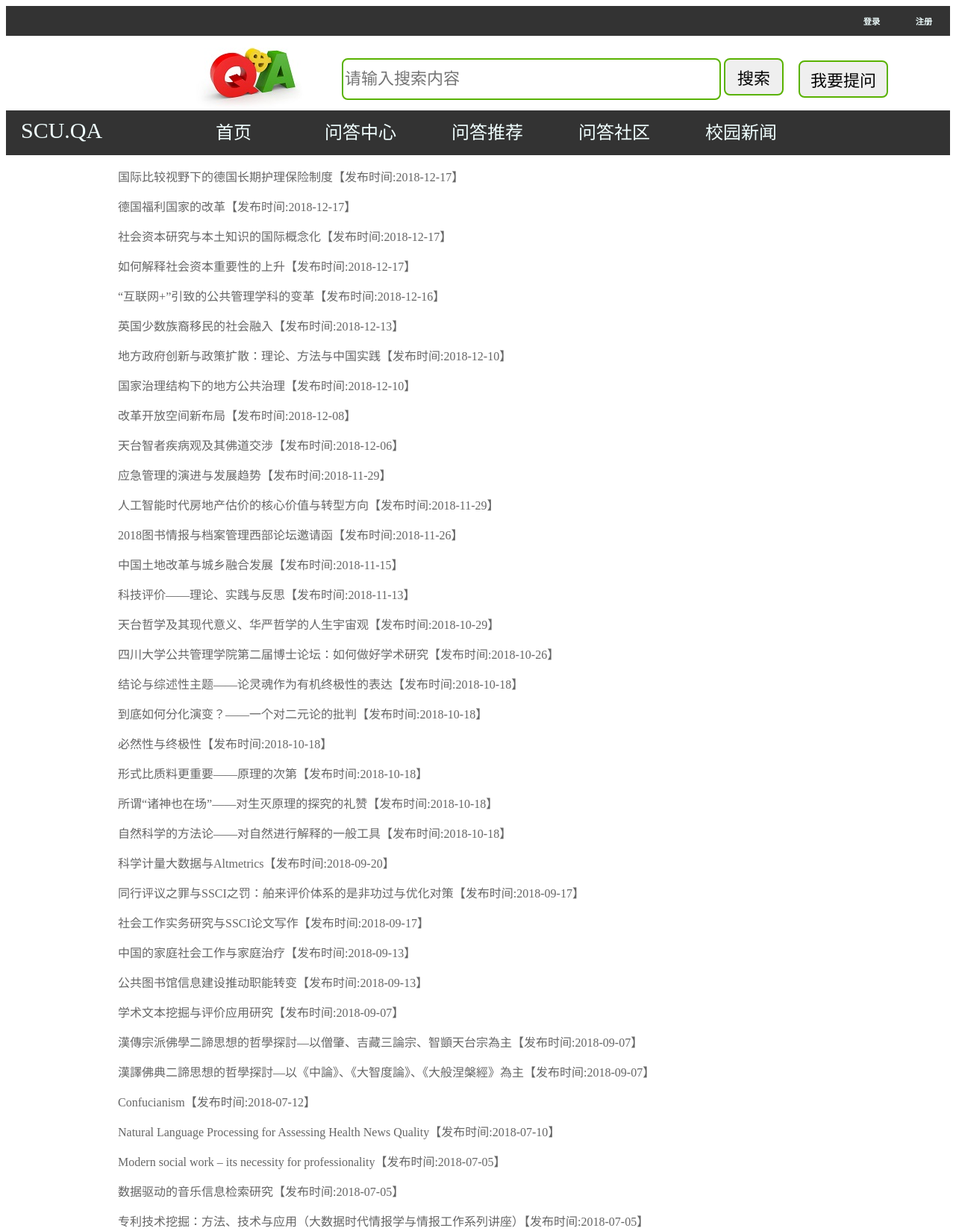
Page /xy_news/ (upper part) on the committed database.
### QA/models.py (models this page shows)
class XyNews(models.Model):
    Xy_news = models.CharField(max_length=150)
    Xy_link = models.CharField(max_length=150)
    Xy_content = models.CharField(max_length=1000)
    Xy_post_time = models.CharField(blank=True,null=True,max_length=128)

### QA/views.py (the view)
# urls.py: path('xy_news/', views.xy_news),
def xy_news(request):
    latest_news = models.XyNews.objects.all()
    if not latest_news:
        for i in range(1,5):
            url="http://ggglxy.scu.edu.cn/index.php?c=article&a=type&tid=77&page="+str(i)
            xy_data = requests.get(url).content.decode('utf-8')
            soup1 = BeautifulSoup(xy_data, "html.parser")
            xy_new = soup1.find_all('ul', class_='zy_listul')
            xy_news_list=xy_new[0].select('a')
            for new in xy_news_list:
                title = new.get_text()
                link = "http://ggglxy.scu.edu.cn"+ new.get("href")
                content_data = requests.get(link).content.decode('utf-8')
                soup2 = BeautifulSoup(content_data, "html.parser")
                pre_content = soup2.find_all('div', class_='detail_zy_c pb30 mb30')
                content = pre_content[0]
                content = str(content)  # 将列表内容转化为字符串
                print(type(content))
                post_time1 = soup2.find_all('div', class_='detail_zy_title')
                post_time2 = post_time1[0].select('p')
                post_time = post_time2[0].get_text()
                XyNews.objects.create(Xy_news=title,Xy_link=link,Xy_content=content,Xy_post_time=post_time)
        xy_news = models.XyNews.objects.all().order_by('-Xy_post_time')
        return render(request, 'XyNews.html', locals())
    else:
        xy_news = models.XyNews.objects.all()
        return render(request, 'XyNews.html', locals())

### QA/templates/XyNews.html (shortened to what this page needs)
{% extends "base.html" %}
{% load staticfiles %}
{% block css %}
    <link rel="stylesheet" type="text/css" href="{% static 'css/base.css' %}" >
{% endblock %}
{% block content %}
     {% for new in xy_news %}
       <p style="margin-left: 150px"><a style="text-decoration: none;color: #666" href="/xy-news-{{ new.id }}/detail/">{{ new.Xy_news}}【{{ new.Xy_post_time }}】</a></p>
    {% endfor %}
{% endblock %}

### rows in the picture
XyNews: Xy_news "国际比较视野下的德国长期护理保险制度", Xy_post_time "发布时间:2018-12-17"
XyNews: Xy_news "德国福利国家的改革", Xy_post_time "发布时间:2018-12-17"
XyNews: Xy_news "社会资本研究与本土知识的国际概念化", Xy_post_time "发布时间:2018-12-17"
XyNews: Xy_news "如何解释社会资本重要性的上升", Xy_post_time "发布时间:2018-12-17"
XyNews: Xy_news "“互联网+”引致的公共管理学科的变革", Xy_post_time "发布时间:2018-12-16"
XyNews: Xy_news "英国少数族裔移民的社会融入", Xy_post_time "发布时间:2018-12-13"
XyNews: Xy_news "地方政府创新与政策扩散：理论、方法与中国实践", Xy_post_time "发布时间:2018-12-10"
XyNews: Xy_news "国家治理结构下的地方公共治理", Xy_post_time "发布时间:2018-12-10"
XyNews: Xy_news "改革开放空间新布局", Xy_post_time "发布时间:2018-12-08"
XyNews: Xy_news "天台智者疾病观及其佛道交涉", Xy_post_time "发布时间:2018-12-06"
XyNews: Xy_news "应急管理的演进与发展趋势", Xy_post_time "发布时间:2018-11-29"
XyNews: Xy_news "人工智能时代房地产估价的核心价值与转型方向", Xy_post_time "发布时间:2018-11-29"
XyNews: Xy_news "2018图书情报与档案管理西部论坛邀请函", Xy_post_time "发布时间:2018-11-26"
XyNews: Xy_news "中国土地改革与城乡融合发展", Xy_post_time "发布时间:2018-11-15"
XyNews: Xy_news "科技评价——理论、实践与反思", Xy_post_time "发布时间:2018-11-13"
XyNews: Xy_news "天台哲学及其现代意义、华严哲学的人生宇宙观", Xy_post_time "发布时间:2018-10-29"
XyNews: Xy_news "四川大学公共管理学院第二届博士论坛：如何做好学术研究", Xy_post_time "发布时间:2018-10-26"
XyNews: Xy_news "结论与综述性主题——论灵魂作为有机终极性的表达", Xy_post_time "发布时间:2018-10-18"
XyNews: Xy_news "到底如何分化演变？——一个对二元论的批判", Xy_post_time "发布时间:2018-10-18"
XyNews: Xy_news "必然性与终极性", Xy_post_time "发布时间:2018-10-18"
XyNews: Xy_news "形式比质料更重要——原理的次第", Xy_post_time "发布时间:2018-10-18"
XyNews: Xy_news "所谓“诸神也在场”——对生灭原理的探究的礼赞", Xy_post_time "发布时间:2018-10-18"
XyNews: Xy_news "自然科学的方法论——对自然进行解释的一般工具", Xy_post_time "发布时间:2018-10-18"
XyNews: Xy_news "科学计量大数据与Altmetrics", Xy_post_time "发布时间:2018-09-20"
XyNews: Xy_news "同行评议之罪与SSCI之罚：舶来评价体系的是非功过与优化对策", Xy_post_time "发布时间:2018-09-17"
XyNews: Xy_news "社会工作实务研究与SSCI论文写作", Xy_post_time "发布时间:2018-09-17"
XyNews: Xy_news "中国的家庭社会工作与家庭治疗", Xy_post_time "发布时间:2018-09-13"
XyNews: Xy_news "公共图书馆信息建设推动职能转变", Xy_post_time "发布时间:2018-09-13"
XyNews: Xy_news "学术文本挖掘与评价应用研究", Xy_post_time "发布时间:2018-09-07"
XyNews: Xy_news "漢傳宗派佛學二諦思想的哲學探討—以僧肇、吉藏三論宗、智顗天台宗為主", Xy_post_time "发布时间:2018-09-07"
XyNews: Xy_news "漢譯佛典二諦思想的哲學探討—以《中論》、《大智度論》、《大般涅槃經》為主", Xy_post_time "发布时间:2018-09-07"
XyNews: Xy_news "Confucianism", Xy_post_time "发布时间:2018-07-12"
XyNews: Xy_news "Natural Language Processing for Assessing Health News Quality", Xy_post_time "发布时间:2018-07-10"
XyNews: Xy_news "Modern social work – its necessity for professionality", Xy_post_time "发布时间:2018-07-05"
XyNews: Xy_news "数据驱动的音乐信息检索研究", Xy_post_time "发布时间:2018-07-05"
XyNews: Xy_news "专利技术挖掘：方法、技术与应用（大数据时代情报学与情报工作系列讲座）", Xy_post_time "发布时间:2018-07-05"
